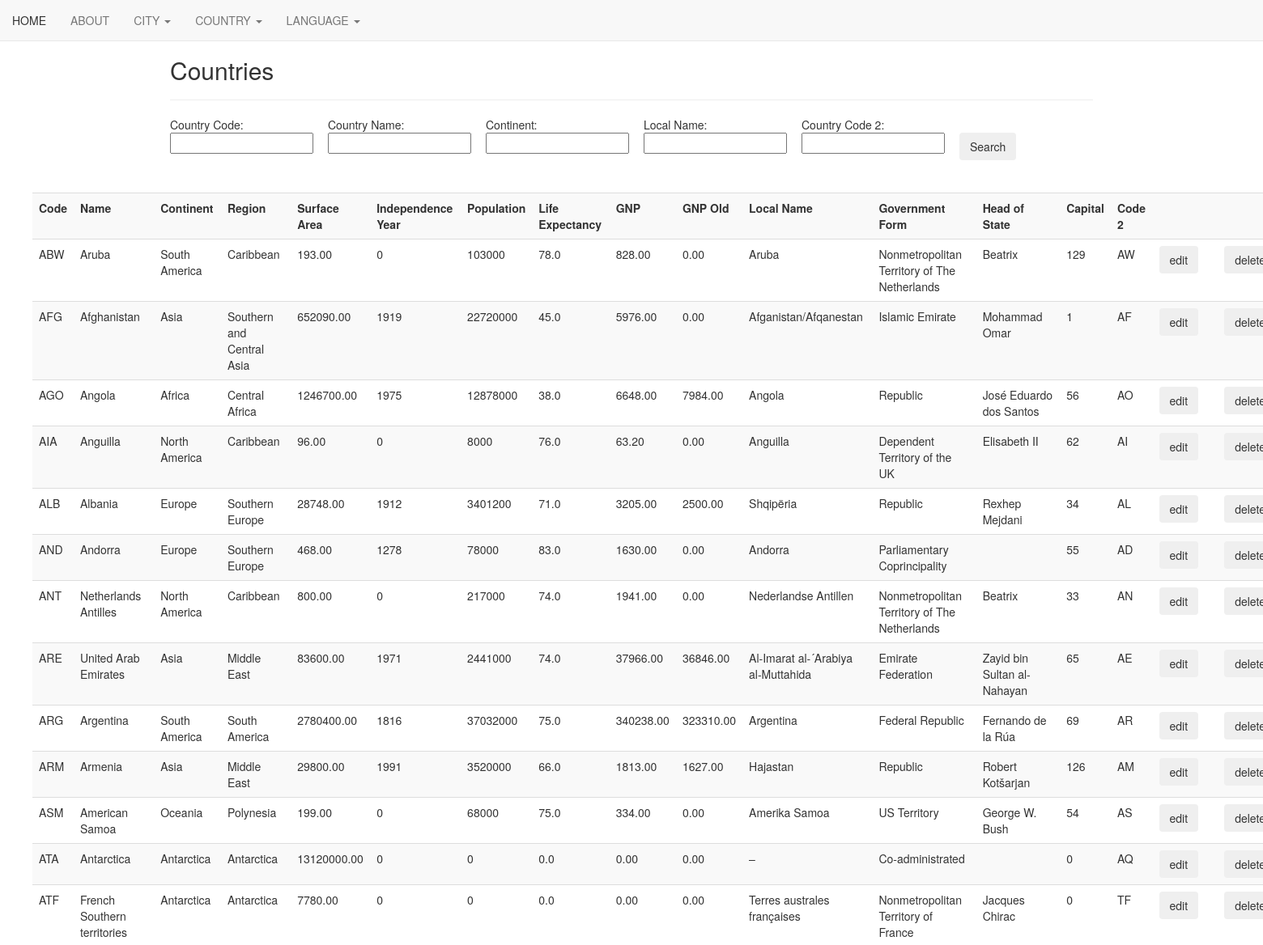
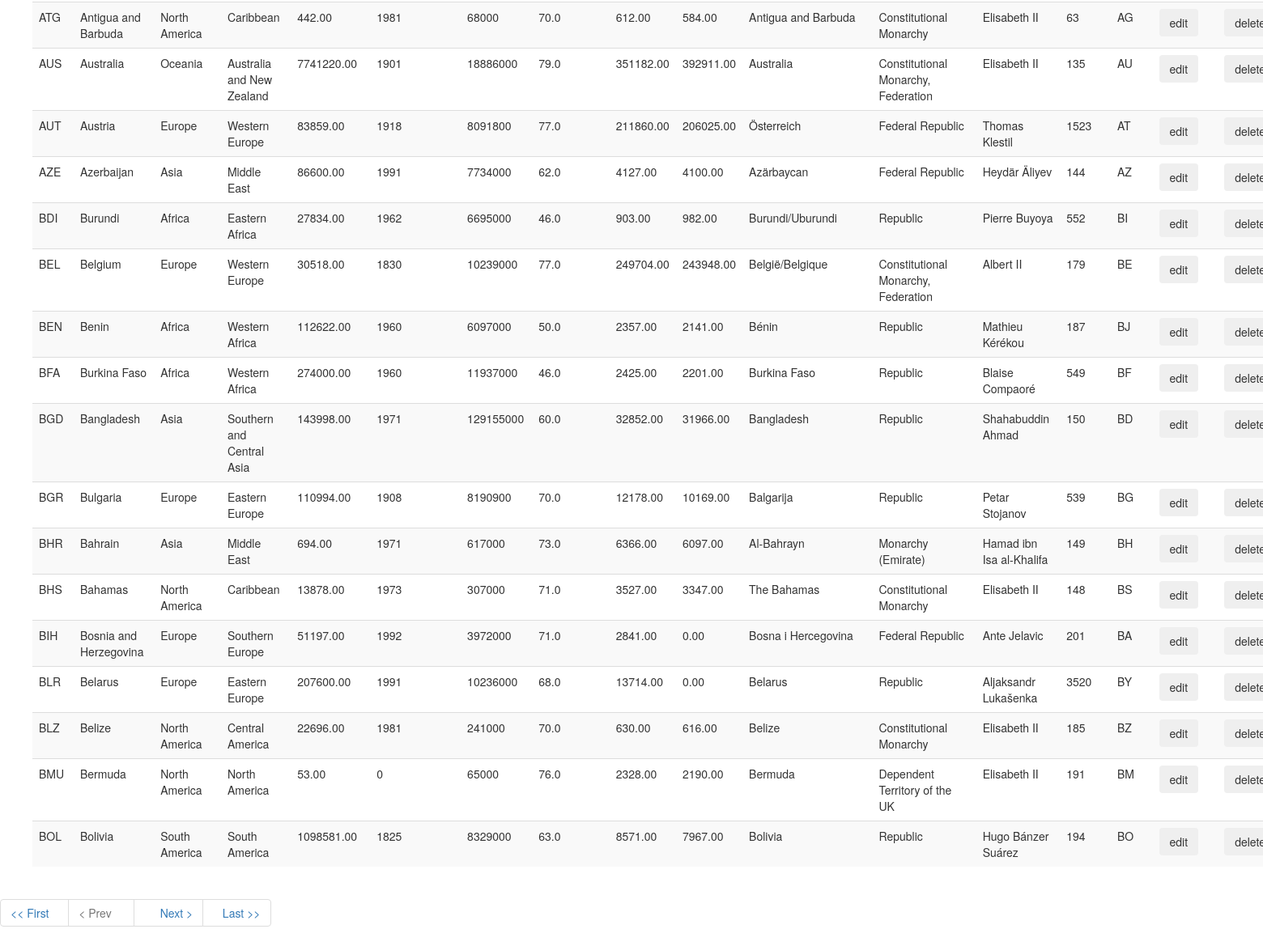
The app's page /World/tableCountry/selectCountry.php, older data (2 pictures, top to bottom).
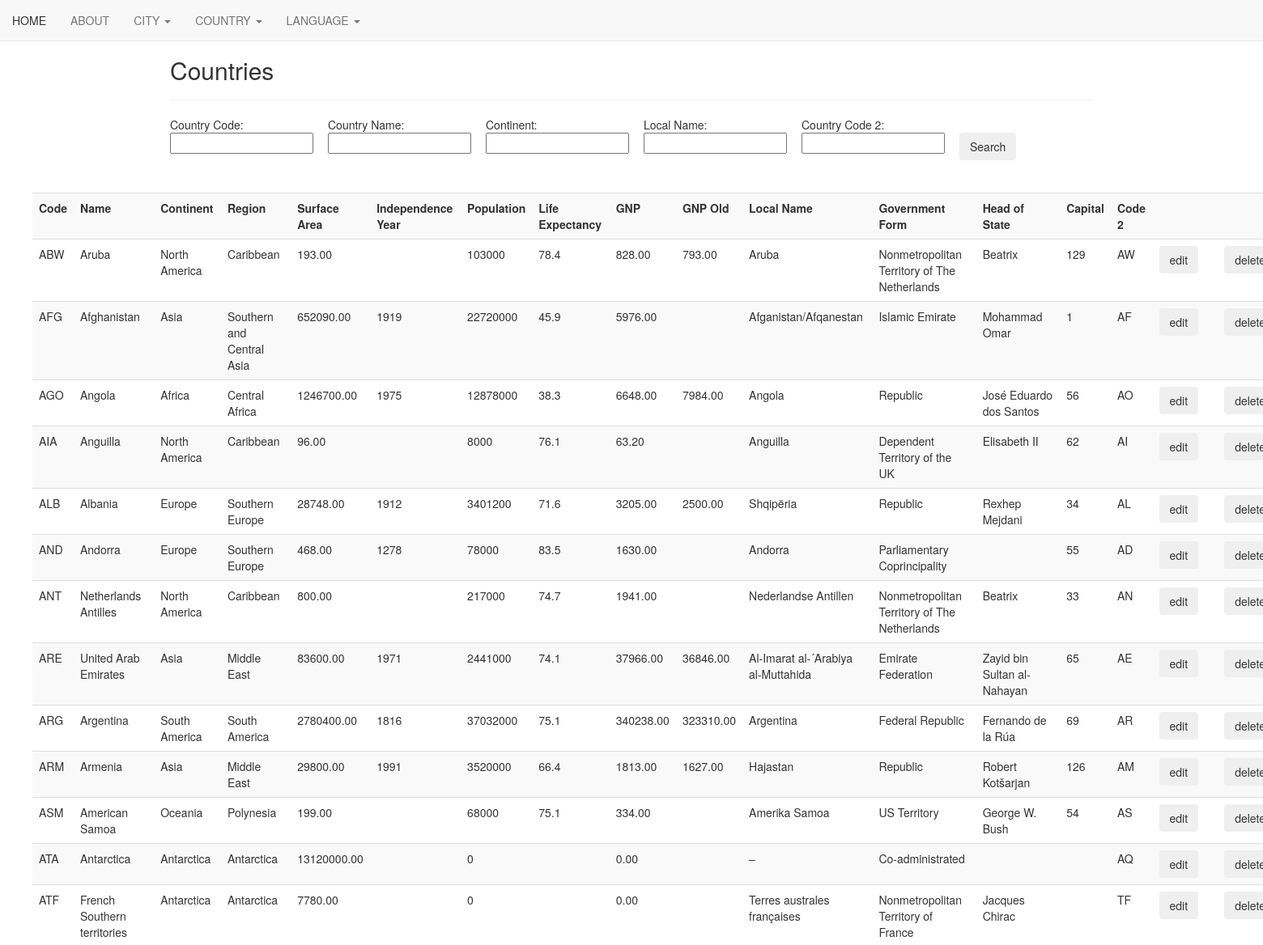
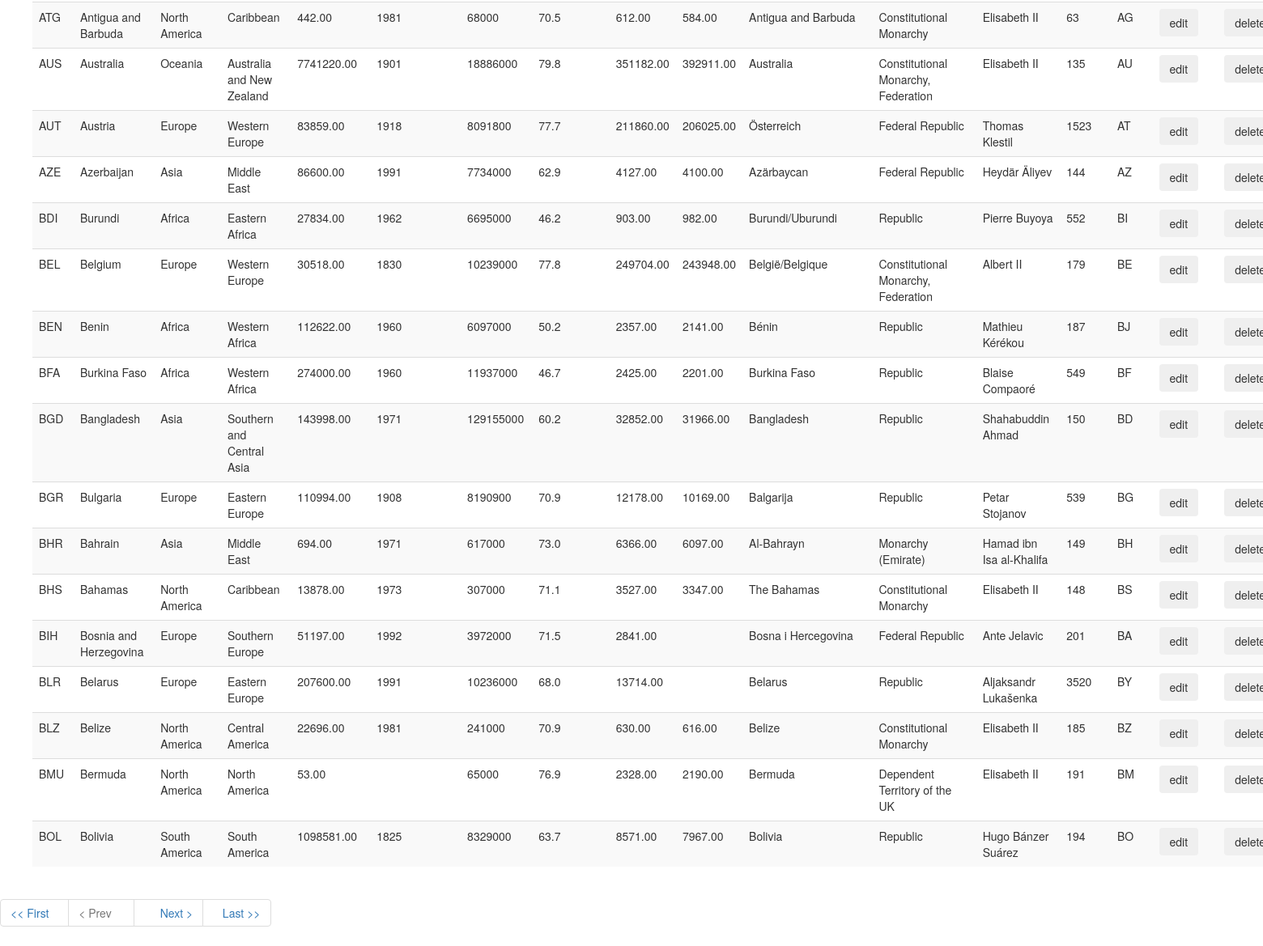
The same page, newer data (2 pictures, top to bottom).
### tables this page shows
CREATE TABLE `country` (
  `Code` char(3) NOT NULL DEFAULT '',
  `Name` varchar(52) NOT NULL DEFAULT '',
  `Continent` enum('Asia','Europe','North America','Africa','Oceania','Antarctica','South America') NOT NULL DEFAULT 'Asia',
  `Region` varchar(26) NOT NULL DEFAULT '',
  `SurfaceArea` float(10,2) NOT NULL DEFAULT '0.00',
  `IndepYear` smallint(6) DEFAULT NULL,
  `Population` int(11) NOT NULL DEFAULT '0',
  `LifeExpectancy` float(3,1) DEFAULT NULL,
  `GNP` float(10,2) DEFAULT NULL,
  `GNPOld` float(10,2) DEFAULT NULL,
  `LocalName` varchar(45) NOT NULL DEFAULT '',
  `GovernmentForm` varchar(45) NOT NULL DEFAULT '',
  `HeadOfState` varchar(60) DEFAULT NULL,
  `Capital` int(11) DEFAULT NULL,
  `Code2` char(2) NOT NULL DEFAULT ''
);

### World/tableCountry/includes_country/Insert.php (the view, shortened to what this page needs)
<!DOCTYPE HTML>
<html>
<head>
</head>
</html>
<?php
function selectData($s_Code, $s_Name, $s_Continent, $s_LocalName, $s_Code2)
{
    include 'Config.php';
    if (emptyField()) {
        $total_pages_sql = "SELECT COUNT(*) as count FROM country;";
    }
    $result = $conn->query($total_pages_sql);
    $row = ($result->fetch_assoc());
    $total_rows = $row["count"];
    $no_of_records_per_page = 30;
    $total_pages = ceil($total_rows / $no_of_records_per_page);
    if (isset($_GET['pageno'])) {
        $pageno = $_GET['pageno'];
    } else {
        $pageno = 1;
    }
    $offset = ($pageno - 1) * $no_of_records_per_page;
    if (emptyField()) {
        $sql = "SELECT * FROM country LIMIT $offset, $no_of_records_per_page;";
    }
    $result = $conn->query($sql);
    printHeader();
    if ($result->num_rows >= 0) {
        while ($row = $result->fetch_assoc()) {
            $wannaSearchCode = $row['Code'];
            echo "<tr>";
            echo "<td>" . $row['Code'] . "</td>";
            echo "<td>" . $row['Name'] . "</td>";
            echo "<td>" . $row['Continent'] . "</td>";
            echo "<td>" . $row['Region'] . "</td>";
            echo "<td>" . $row['SurfaceArea'] . "</td>";
            echo "<td>" . $row['IndepYear'] . "</td>";
            echo "<td>" . $row['Population'] . "</td>";
            echo "<td>" . $row['LifeExpectancy'] . "</td>";
            echo "<td>" . $row['GNP'] . "</td>";
            echo "<td>" . $row['GNPOld'] . "</td>";
            echo "<td>" . $row['LocalName'] . "</td>";
            echo "<td>" . $row['GovernmentForm'] . "</td>";
            echo "<td>" . $row['HeadOfState'] . "</td>";
            echo "<td>" . $row['Capital'] . "</td>";
            echo "<td>" . $row['Code2'] . "</td>";
            $editButton = '<td><form action="updateCountry.php" method = "POST">';
            $editButton .= "<button type = 'Edit' class = 'submit-button btn btn-outline-secondary' name = 'Edit' value = '.$wannaSearchCode.'>edit</button>";
            $editButton .= '<input type = "hidden"  name= "Code" value = "' . $wannaSearchCode . '">';
            $editButton .= "<td></form></td>";
            $deleteButton = '<td><form action="deleteCountry.php" method = "POST">';
            $deleteButton .= "<button type = 'Edit' class = 'submit-button btn btn-outline-secondary' name = 'Delete' value = '.$wannaSearchCode.'>delete</button>";
            $deleteButton .= '<input type = "hidden"  name= "Code" value = "' . $wannaSearchCode . '">';
            $deleteButton .= "<td></form></td>";
            echo $editButton;
            echo $deleteButton;
        }
        echo "</tr>";
    }
    echo "</table>";
    echo '<ul class="pagination">';
    echo '<li><a href="?pageno=1';
    echo "&s_Code=$s_Code&s_Name=$s_Name&s_Continent=$s_Continent&s_LocalName=$s_LocalName&s_Code2=$s_Code2&search=";
    echo '"><< First &nbsp;&nbsp;</a></li>';
    if ($pageno <= 1) {
        echo '<li class="disabled"} ">';
        echo '<a href="#"';
        echo "&s_Code=$s_Code&s_Name=$s_Name&s_Continent=$s_Continent&s_LocalName=$s_LocalName&s_Code2=$s_Code2&search=";
        echo '>< Prev &nbsp;&nbsp;&nbsp  </a>';
    } else {
        echo '<li class="a"} ">';
        echo '<a href="?pageno=' . ($pageno - 1);
        echo "&s_Code=$s_Code&s_Name=$s_Name&s_Continent=$s_Continent&s_LocalName=$s_LocalName&s_Code2=$s_Code2&search=";
        echo '">< Prev&nbsp;&nbsp;&nbsp  </a>';
    }
    echo '</li>';
    echo '<li>';
    if ($pageno >= $total_pages) {
        echo '<li class="disabled"} ">';
        echo '<a href="#"';
        echo "&s_Code=$s_Code&s_Name=$s_Name&s_Continent=$s_Continent&s_LocalName=$s_LocalName&s_Code2=$s_Code2&search=";
        echo '> &nbsp;&nbsp;&nbsp Next ></a>';
    } else {
        echo '<li class="a"} ">';
        echo '<a href="?pageno=' . ($pageno + 1);
        echo "&s_Code=$s_Code&s_Name=$s_Name&s_Continent=$s_Continent&s_LocalName=$s_LocalName&s_Code2=$s_Code2&search=";
        echo '">  &nbsp; &nbsp;&nbsp Next ></a>';
    }
    echo '</li>';
    echo '<li><a href="?pageno=' . $total_pages;
    echo "&s_Code=$s_Code&s_Name=$s_Name&s_Continent=$s_Continent&s_LocalName=$s_LocalName&s_Code2=$s_Code2&search=";
    echo '">  &nbsp;&nbsp; Last >></a></li>';
    echo '</ul>';
}
function emptyField()
{
    $fields = array("s_Code", "s_Name", "s_Continent", "s_LocalName", "s_Code2");
    return true;
}
function printHeader()
{
    echo "<table class='table table-striped'>";
    echo "<tr>";
    echo "<th>Code</th>";
    echo "<th>Name</th>";
    echo "<th>Continent</th>";
    echo "<th>Region</th>";
    echo "<th>Surface Area</th>";
    echo "<th>Independence Year</th>";
    echo "<th>Population</th>";
    echo "<th>Life Expectancy</th>";
    echo "<th>GNP</th>";
    echo "<th>GNP Old</th>";
    echo "<th>Local Name</th>";
    echo "<th>Government Form</th>";
    echo "<th>Head of State</th>";
    echo "<th>Capital</th>";
    echo "<th>Code 2</th>";
    echo "<th></th>";
    echo "<th></th>";
    echo "<th></th>";
    echo "</tr>";
}

### World/tableCountry/selectCountry.php (shortened to what this page needs)
<!DOCTYPE html>
<html>
<head>
    <link rel="stylesheet" href="selectCountry.css">
</head>
<body>
    <?php include '../mynavbar.php'; ?>
    <div class="container">
        <h2 class="display-4">Countries</h2>
        <hr>
        <form method="GET" action="<?php echo htmlspecialchars("selectCountry.php"); ?>">
            <div class="row">
                <div class="col-md-2 col-sm-3">Country Code: <input type="text" name="s_Code"></div>
                <div class="col-md-2 col-sm-3">Country Name: <input type="text" name="s_Name"></div>
                <div class="col-md-2 col-sm-3">Continent: <input type="text" name="s_Continent"></div>
                <div class="col-md-2 col-sm-3">Local Name: <input type="text" name="s_LocalName"></div>
                <div class="col-md-2 col-sm-3">Country Code 2: <input type="text" name="s_Code2"></div>
                <div class="col-md-2 col-sm-3" id="searchbox">
                    <button name="search" class='submit-button btn btn-outline-secondary'>Search</button>
                </div>
            </div>
        </form>
    </div>
</body>
</html>
<?php
include 'includes_country/Insert.php';
$s_Code = $s_Name = $s_Continent = $s_LocalName = $s_Code2 = "";
if (isset($_GET["search"])) {
    $searchButtonTriggered = 1;
    if (empty($_GET["s_Code"])) {
        $s_Code = "";
    } else {
        $s_Code = sanitize($_GET["s_Code"]);
    }
    if (empty($_GET["s_Name"])) {
        $s_Name = "";
    } else {
        $s_Name = sanitize($_GET["s_Name"]);
    }
    if (empty($_GET["s_Continent"])) {
        $s_Continent = "";
    } else {
        $s_Continent = sanitize($_GET["s_Continent"]);
    }
    if (empty($_GET["s_LocalName"])) {
        $s_LocalName = "";
    } else {
        $s_LocalName = sanitize($_GET["s_LocalName"]);
    }
    if (empty($_GET["s_Code2"])) {
        $s_Code2 = "";
    } else {
        $s_Code2 = sanitize($_GET["s_Code2"]);
    }
    selectData($s_Code, $s_Name, $s_Continent, $s_LocalName, $s_Code2);
} else {
    selectData($s_Code, $s_Name, $s_Continent, $s_LocalName, $s_Code2);
}
?>

### World/mynavbar.php (shortened to what this page needs)
<!DOCTYPE html>
<html>
    <head>
        <link rel="stylesheet" href="https://maxcdn.bootstrapcdn.com/bootstrap/3.4.0/css/bootstrap.min.css">
        <link rel="stylesheet" type="text/css" href="../mynavbar.css">
    </head>
    <body>
        <nav class="navbar navbar-default navbar-fixed-top">
            <div id="myNavbar">
                <ul class="nav navbar-nav navbar-left">
                    <li><a href="../index.php">HOME</a></li>
                    <li><a href="../about.php">ABOUT</a></li>
                    <li class="dropdown">
                      <a class="dropdown-toggle" data-toggle="dropdown" href="#">CITY
                        <span class="caret"></span>
                      </a>
                    </li>
                    <li class="dropdown">
                      <a class="dropdown-toggle" data-toggle="dropdown" href="#">COUNTRY
                        <span class="caret"></span>
                      </a>
                    </li>
                    <li class="dropdown">
                      <a class="dropdown-toggle" data-toggle="dropdown" href="#">LANGUAGE
                        <span class="caret"></span>
                      </a>
                    </li>
                </ul>
            </div>
          </nav>
    </body>
</html>

### World/tableCountry/selectCountry.css (style rules this page uses)
#searchbox { margin-top: 20px; }

### World/mynavbar.css (style rules this page uses)
@media only screen and (min-width: 768px) { body { margin-top: 50px; } }

### World/tableCountry/includes_country/Insert.php (style rules this page uses)
table, th, td { border: none; border-collapse: collapse; margin: 40px 40px 20px; }
th { padding: 10px; }
table { margin-left: 40px; }
.pagination { justify-content: center; }
.a { text-align: center; }
.disabled { text-align: center; }

Row changes from the older to the newer data that the page shows:
changed country "ABW": Continent "South America" → "North America"; LifeExpectancy "78.0" → "78.4"; GNPOld "0.00" → "793.00"; IndepYear "0" → (not shown)
changed country "AFG": LifeExpectancy "45.0" → "45.9"; GNPOld "0.00" → (not shown)
changed country "AGO": LifeExpectancy "38.0" → "38.3"
changed country "AIA": LifeExpectancy "76.0" → "76.1"; IndepYear "0" → (not shown); GNPOld "0.00" → (not shown)
changed country "ALB": LifeExpectancy "71.0" → "71.6"
changed country "AND": LifeExpectancy "83.0" → "83.5"; GNPOld "0.00" → (not shown)
changed country "ANT": LifeExpectancy "74.0" → "74.7"; IndepYear "0" → (not shown); GNPOld "0.00" → (not shown)
changed country "ARE": LifeExpectancy "74.0" → "74.1"
changed country "ARG": LifeExpectancy "75.0" → "75.1"
changed country "ARM": LifeExpectancy "66.0" → "66.4"
changed country "ASM": LifeExpectancy "75.0" → "75.1"; IndepYear "0" → (not shown); GNPOld "0.00" → (not shown)
changed country "ATA": IndepYear "0" → (not shown); LifeExpectancy "0.0" → (not shown); GNPOld "0.00" → (not shown); Capital "0" → (not shown)
changed country "ATF": IndepYear "0" → (not shown); LifeExpectancy "0.0" → (not shown); GNPOld "0.00" → (not shown); Capital "0" → (not shown)
changed country "ATG": LifeExpectancy "70.0" → "70.5"
changed country "AUS": LifeExpectancy "79.0" → "79.8"
changed country "AUT": LifeExpectancy "77.0" → "77.7"
changed country "AZE": LifeExpectancy "62.0" → "62.9"
changed country "BDI": LifeExpectancy "46.0" → "46.2"
changed country "BEL": LifeExpectancy "77.0" → "77.8"
changed country "BEN": LifeExpectancy "50.0" → "50.2"
changed country "BFA": LifeExpectancy "46.0" → "46.7"
changed country "BGD": LifeExpectancy "60.0" → "60.2"
changed country "BGR": LifeExpectancy "70.0" → "70.9"
changed country "BHS": LifeExpectancy "71.0" → "71.1"
changed country "BIH": LifeExpectancy "71.0" → "71.5"; GNPOld "0.00" → (not shown)
changed country "BLR": GNPOld "0.00" → (not shown)
changed country "BLZ": LifeExpectancy "70.0" → "70.9"
changed country "BMU": LifeExpectancy "76.0" → "76.9"; IndepYear "0" → (not shown)
changed country "BOL": LifeExpectancy "63.0" → "63.7"
